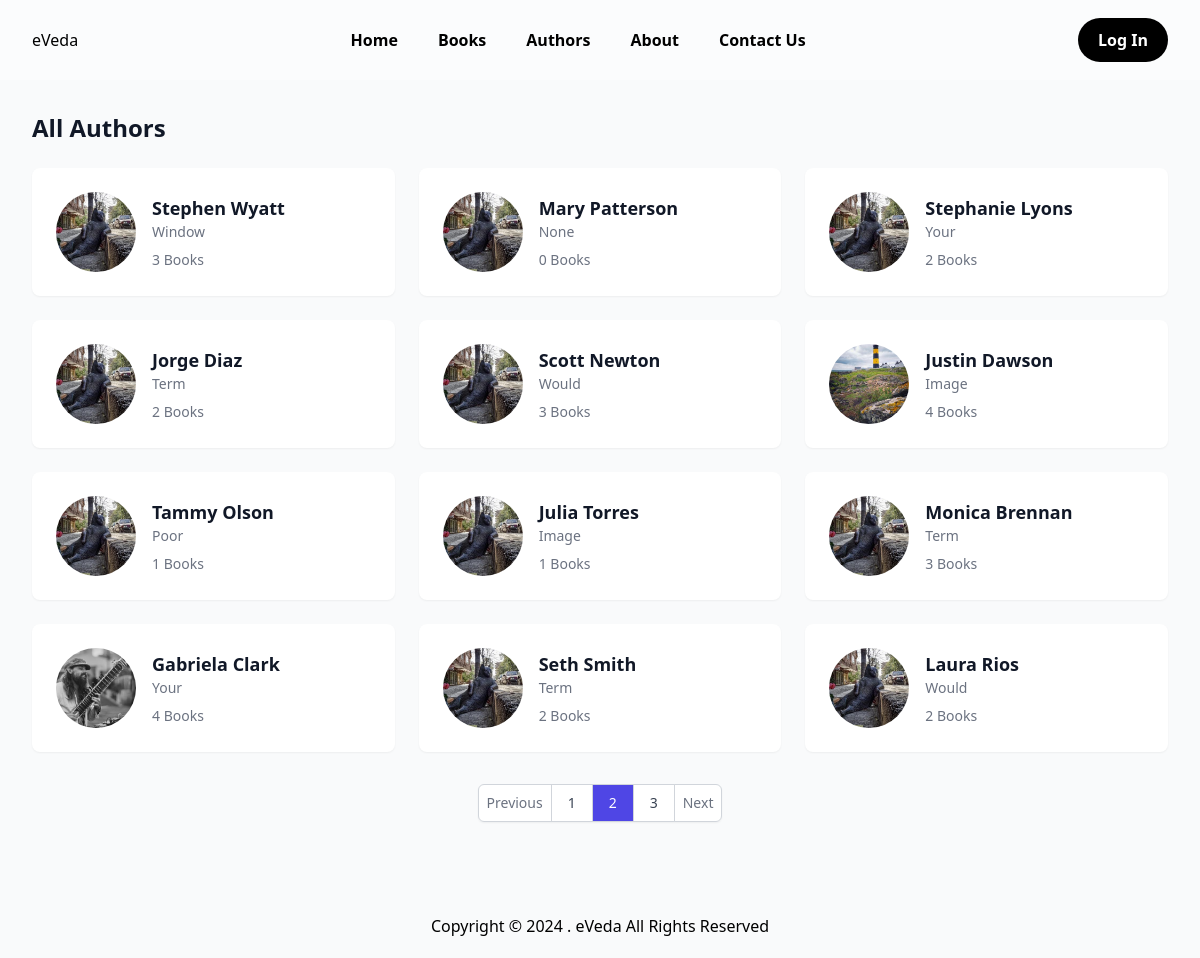
The page /authors/?page=2 on the database its author committed.
### ebooks_app/models.py (models this page shows)
class Author(models.Model):
    first_name = models.CharField(max_length=100)  # Author's first name
    last_name = models.CharField(max_length=100)   # Author's last name
    bio = models.TextField(blank=True, null=True)  # Short biography
    date_of_birth = models.DateField(blank=True, null=True)  # Date of birth
    date_of_death = models.DateField(blank=True, null=True)  # Date of death (optional)
    website = models.URLField(blank=True, null=True)  # Author's website
    photo = models.ImageField(upload_to='author_photos/', blank=True, null=True)  # Author's photo
    def __str__(self):
        return f"{self.first_name} {self.last_name}"
    class Meta:
        verbose_name='Author'
        verbose_name_plural='Authors'
        ordering = ['last_name', 'first_name']  # Order by last and first name

### ebooks_app/views.py (the view)
# urls.py: path('authors/', views.authors, name='authors'),
def authors(request):
    authors = Author.objects.annotate(
        book_count=Count('book')  # Count the number of books per author
    )
    data = []
    for author in authors:
        categories = (
            Book.objects.filter(author=author)
            .values('category__name')
            .annotate(category_count=Count('category'))
            .order_by('-category_count')  # Sort categories by book count
        )
        top_category = categories[0]['category__name'] if categories else None
        data.append({
            'author': author,
            'book_count': author.book_count,
            'categories': [cat['category__name'] for cat in categories],  # All categories
            'top_category': top_category,  # Top category
        })
    page_number = request.GET.get('page', 1)
    paginator = Paginator(data, 12)  # Show 10 authors per page
    page_obj = paginator.get_page(page_number)
    return render(request, "pages/authors.html", {"authors": page_obj})

### ebooks_app/context_processors.py (called while the page is built, shortened)
def cart_context(request):
    return {'cart_item_count': 0}

### ebooks_app/templates/pages/authors.html
{% extends 'master_page.html' %} {% load static %} {% block title %}eVeda | Authors{% endblock %}{% block content %}
<main class="max-w-7xl mx-auto px-4 sm:px-6 lg:px-8 py-8">
    <section>
        <h2 class="text-2xl font-bold text-gray-900 mb-6">All Authors</h2>
        <div class="grid grid-cols-1 md:grid-cols-2 lg:grid-cols-3 gap-6">
            {% for author in authors %}
            <div class="bg-white p-6 rounded-lg shadow-sm hover:shadow-md transition-shadow">
                <a href="{% url 'author' author.author.id %}" title="" class="flex items-center space-x-4">
                    <img src="{{ author.author.photo.url }}" alt="{{ author.author.first_name }}" class="h-20 w-20 rounded-full object-cover">
                    <div>
                        <h3 class="text-lg font-semibold text-gray-900">{{ author.author }}</h3>
                        <p class="text-sm text-gray-500">{{ author.top_category }}</p>
                        <div class="mt-2 flex items-center space-x-2">
                            <span class="text-sm text-gray-500">{{ author.book_count }} Books</span>
                        </div>
                    </div>
                </a>
            </div>
            {% endfor %}
        </div>
        <div class="mt-8 flex justify-center">
            <nav class="relative z-0 inline-flex rounded-md shadow-sm -space-x-px">
                {% if authors.has_previous %}
                <a href="?page={{ authors.previous_page_number }}" class="relative inline-flex items-center px-2 py-2 rounded-l-md border border-gray-300 bg-white text-sm font-medium text-gray-500 hover:bg-gray-50">
                Previous
            </a> {% else %}
                <span class="relative inline-flex items-center px-2 py-2 rounded-l-md border border-gray-300 bg-gray-200 text-sm font-medium text-gray-400 cursor-not-allowed">
                Previous
            </span> {% endif %} {% for num in authors.paginator.page_range %} {% if authors.number == num %}
                <span class="relative inline-flex items-center px-4 py-2 border border-gray-300 bg-indigo-600 text-white text-sm font-medium">
                    {{ num }}
                </span> {% else %}
                <a href="?page={{ num }}" class="relative inline-flex items-center px-4 py-2 border border-gray-300 bg-white text-sm font-medium text-gray-700 hover:bg-gray-50">
                    {{ num }}
                </a> {% endif %} {% endfor %} {% if authors.has_next %}
                <a href="?page={{ authors.next_page_number }}" class="relative inline-flex items-center px-2 py-2 rounded-r-md border border-gray-300 bg-white text-sm font-medium text-gray-500 hover:bg-gray-50">
                Next
            </a> {% else %}
                <span class="relative inline-flex items-center px-2 py-2 rounded-r-md border border-gray-300 bg-gray-200 text-sm font-medium text-gray-400 cursor-not-allowed">
                Next
            </span> {% endif %}
            </nav>
        </div>
    </section>
</main>{% endblock %}

### rows shown on the page
Author: author.photo (picture), author "Stephen Wyatt", top_category "Window", book_count "3"
Author: author.photo (picture), author "Mary Patterson", top_category "None", book_count "0"
Author: author.photo (picture), author "Stephanie Lyons", top_category "Your", book_count "2"
Author: author.photo (picture), author "Jorge Diaz", top_category "Term", book_count "2"
Author: author.photo (picture), author "Scott Newton", top_category "Would", book_count "3"
Author: author.photo (picture), author "Justin Dawson", top_category "Image", book_count "4"
Author: author.photo (picture), author "Tammy Olson", top_category "Poor", book_count "1"
Author: author.photo (picture), author "Julia Torres", top_category "Image", book_count "1"
Author: author.photo (picture), author "Monica Brennan", top_category "Term", book_count "3"
Author: author.photo (picture), author "Gabriela Clark", top_category "Your", book_count "4"
Author: author.photo (picture), author "Seth Smith", top_category "Term", book_count "2"
Author: author.photo (picture), author "Laura Rios", top_category "Would", book_count "2"

### other values the page prints
{{ num }} "1" "3"
{{ num }} "2"
